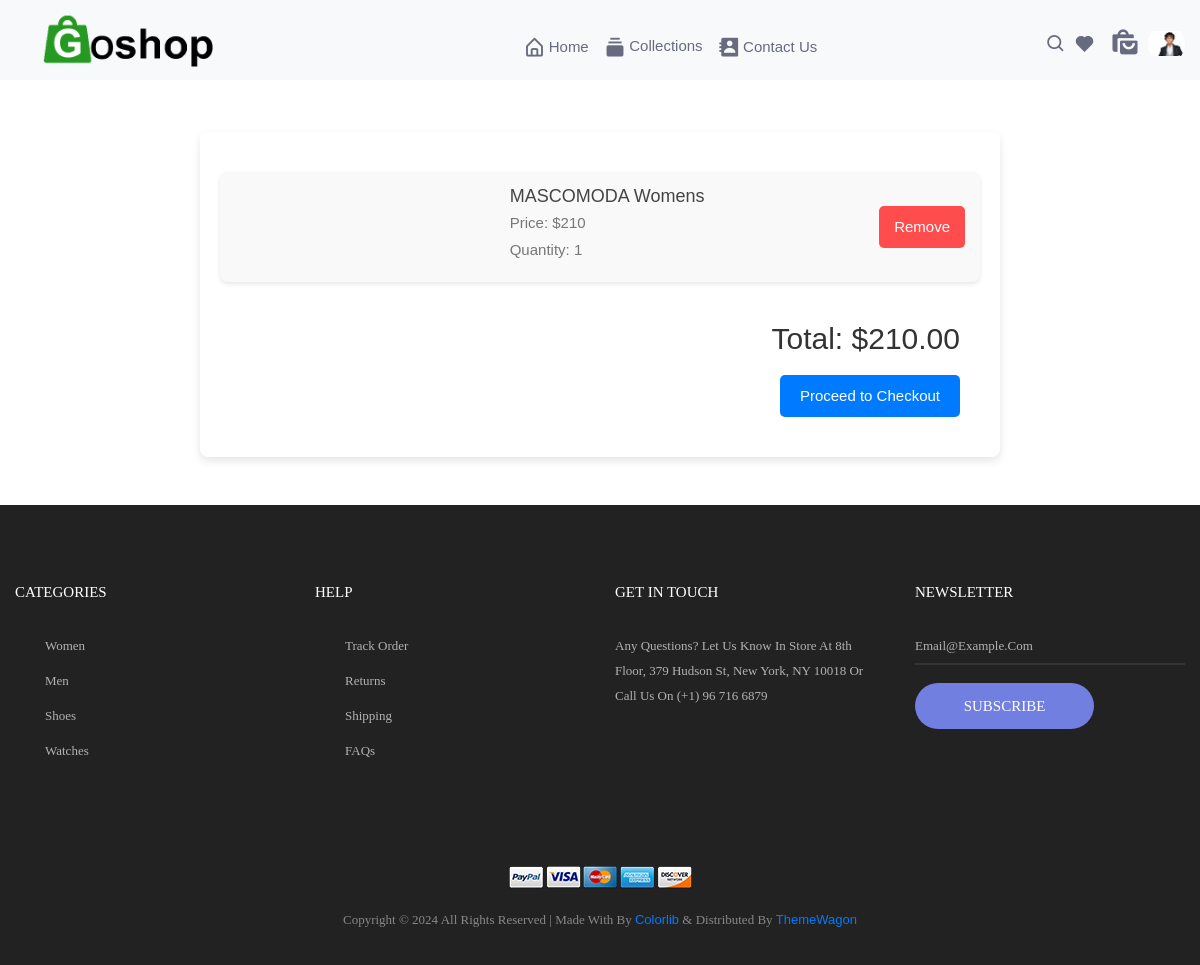
Screenshot of /pages/additem.php (signed in) with the database file from the repository.
### tables this page shows
CREATE TABLE `user_data` (
  `id` int(11) NOT NULL,
  `name` varchar(30) NOT NULL,
  `email` varchar(30) NOT NULL,
  `password` varchar(30) NOT NULL,
  `image` varchar(300) DEFAULT NULL,
  `created_at` timestamp NOT NULL DEFAULT current_timestamp(),
  `last_login` timestamp NOT NULL DEFAULT current_timestamp() ON UPDATE current_timestamp(),
  `roll` int(11) DEFAULT 2,
  `address` text DEFAULT NULL,
  `gender` varchar(25) DEFAULT NULL,
  `phone` int(11) DEFAULT NULL
);

CREATE TABLE `user_name_50` (
  `id` int(11) NOT NULL,
  `name` varchar(300) NOT NULL,
  `image` text NOT NULL,
  `price` varchar(30) NOT NULL
);

### pages/additem.php (the view, shortened to what this page needs)
<!DOCTYPE html>
<html lang="en">
<head>
    <link rel="stylesheet" href="./css_admin_page/additem.css">
</head>
<body>
    <?php
if(isset($_SESSION['name'])) {
    $user = $_SESSION['id'];
    $table_name = 'user_name_' . $user;
 ?>
 <?php include "header.php" ?>
 <div class="cart-container">
    <?php
    $qury_user = mysqli_query($con_userside, "SELECT * FROM $table_name");
    $total_price = 0;
    if (mysqli_num_rows($qury_user) == 0) {
        echo "<div class='empty-set'>
        <img class='img_error' src='./img_ecommerce/img_ecommerce43.jpg'>
        <p>Please add items to the cart</p>
        </div>";
    } else {
        echo '<div class="cart-items">';
        while ($row = mysqli_fetch_array($qury_user)) {
            $item_id = $row['id'];
            $item_price = $row['price'];
            $total_price += $item_price;
            ?>
            <div class="cart-item">
                <div class="item-details">
                    <h2><?php echo $row['name']; ?></h2>
                    <p>Price: $<?php echo $item_price; ?></p>
                    <p>Quantity: 1</p>
                </div>
                <form method="post">
                    <div class="item-actions">
                        <button class="remove-btn" name="del" value="<?php echo $item_id; ?>">Remove</button>
                    </div>
                </form>
            </div>
            <?php
        }
        echo '</div>';
    }
    ?>
    <div class="cart-summary">
        <h2>Total: $<?php echo number_format($total_price, 2); ?></h2>
        <button class="checkout-btn">Proceed to Checkout</button>
    </div>
</div>
    <?php include 'footer.php' ?>
    <?php
}else{
  header('location:loging.php');
}
?>
</body>
</html>

### pages/profile_user.php (shortened to what this page needs)
<link rel="stylesheet" href="./css_admin_page/profile.css">
<?php
$con = mysqli_connect("localhost", "root", "", "ecommerce");
if (isset($_SESSION['name']) && isset($_SESSION['email'])) {
    $user = $_SESSION['name'];
    $user_email = $_SESSION['email'];
    $qury_user = mysqli_query($con, "SELECT * FROM user_data WHERE name = '$user' OR email = '$user_email'");
    if ($qury_user) {
        ?>
        <section class="pro">
            <?php
            if (mysqli_num_rows($qury_user) > 0) {
                while ($row = mysqli_fetch_array($qury_user)) {
                    ?>
                    <div class="profile-data">
                        <div class="profile_user">
                            <img src="./upload/<?php echo $row['image']; ?>" alt="loading...">
                        </div>
                    </div>
                    <?php
                }
            } else {
                echo "No user found.";
            }
            ?>
        </section>
        <?php
    } else {
        echo "Query failed.";
    }
} else {
    ?>
    <a href="loging.php">
        <i class='bx bx-user' id="login"></i>
    </a>
    <?php
}
?>

### pages/css_admin_page/additem.css (style rules this page uses)
body { font-family: 'Arial', sans-serif; background-color: #f4f4f4; margin: 0; padding: 0px; }
.cart-container { max-width: 800px; margin: 11% auto 4% auto; background: #fff; padding: 20px; border-radius: 8px; box-shadow: 0 4px 8px rgba(0, 0, 0, 0.1); }
.cart-items { margin-top: 20px; }
.cart-item { display: flex; align-items: center; justify-content: space-between; margin-bottom: 20px; padding: 15px; background-color: #f9f9f9; border-radius: 8px; box-shadow: 0 2px 4px rgba(0, 0, 0, 0.1); transition: transform 0.3s ease; }
.item-details h2 { margin: 0; color: #444; font-size: 18px; }
.item-details p { margin: 5px 0; color: #777; }
.item-actions { display: flex; align-items: center; }
.remove-btn { background-color: #ff4d4d; color: white; padding: 10px 15px; border: none; border-radius: 5px; cursor: pointer; transition: background-color 0.3s ease; }
.cart-summary { text-align: right; margin-top: 20px; padding: 20px; }
.cart-summary h2 { color: #333; margin-bottom: 20px; }
.checkout-btn { background-color: #007bff; color: white; padding: 10px 20px; border: none; border-radius: 5px; cursor: pointer; transition: background-color 0.3s ease; }

### pages/css_admin_page/index.css (style rules this page uses)
* { margin: 0%; padding: 0%; text-decoration: none !important; list-style: none; box-sizing: border-box; font-family: 'Poppins', sans-serif; text-transform: capitalize; color: #666b7f; }

### pages/css_admin_page/loading.css (style rules this page uses)
* { border: 0; box-sizing: border-box; margin: 0; padding: 0; }
:root { --hue: 223; --bg: hsl(var(--hue),10%,90%); --fg: hsl(var(--hue),10%,10%); --primary: hsl(var(--hue),90%,55%); --trans-dur: 0.3s; }

### pages/css_admin_page/profile.css (style rules this page uses)
* { margin: 0%; padding: 0%; text-decoration: none !important; list-style: none; box-sizing: border-box; font-family: 'Poppins', sans-serif; text-transform: capitalize; color: #666b7f; }
.profile-data { height: 2.5rem; width: 2.5rem; }
.profile_user { display: inline-block; height: 2.5rem; width: 2.5rem; cursor: pointer; border-radius: 50%; background-color: #f8f9fa; position: relative; }
.profile_user img { width: 100%; height: 100%; border-radius: 50%; object-fit: contain; }

### rows the page displays
user_data: image (picture)
user_name_50: name "MASCOMODA Womens", price "210", $item_id 2 (drawn)

### other values shown
$total_price "210.00"
